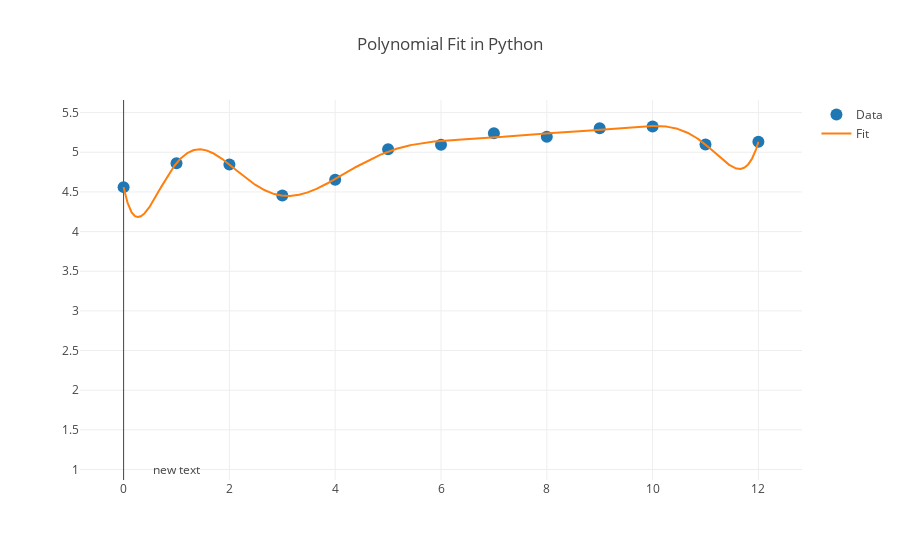

The code cell stored with this chart in its notebook:
### Code cell
china = len(China_Data_LL)
china_days = 2835
china_power = 10
PRC_13yr_LL = interploation_1d(China_Data_LL, china, china_days, china_power)

### Figure 1 — Plotly figure (JSON) as saved in the notebook; plotly's stock layout.template omitted (floating-point values rounded to 4 significant figures; data arrays with more than 128 entries replaced by an {"elided": "..."} marker saying what was removed)
{"data": [{"marker": {"size": 12}, "mode": "markers", "name": "Data", "type": "scatter", "uid": "9c23ba87-b2db-4d03-8893-ac50aa6d2a80", "x": [0, 1, 2, 3, 4, 5, 6, 7, 8, 9, 10, 11, 12], "y": [4.56, 4.863, 4.846, 4.454, 4.653, 5.037, 5.095, 5.241, 5.196, 5.304, 5.325, 5.099, 5.131]}, {"mode": "lines", "name": "Fit", "type": "scatter", "uid": "0993f02c-d2a4-4d8e-abc5-62eb141767a9", "x": {"elided": "2835 float values"}, "y": {"elided": "2835 float values"}}], "layout": {"annotations": [{"showarrow": false, "x": 1, "y": 1}], "title": {"text": "Polynomial Fit in Python"}}}
